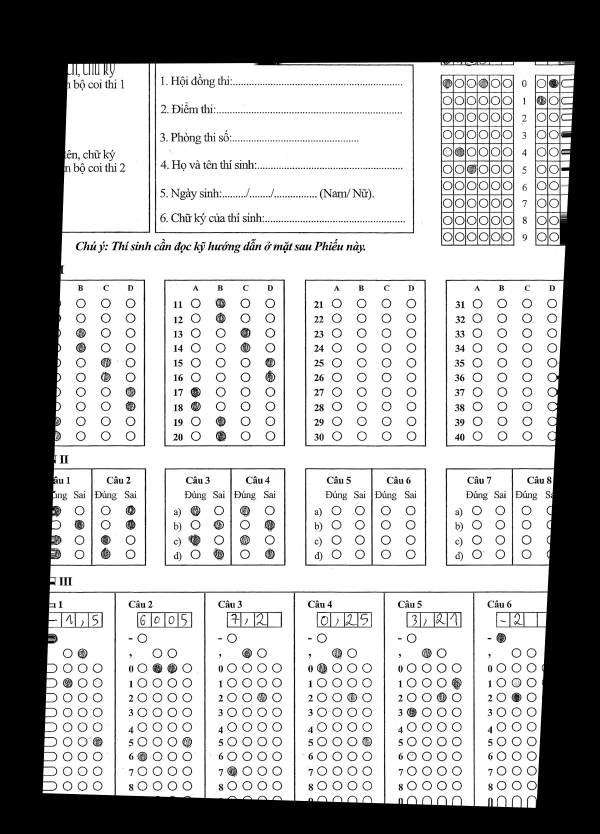
#> input picture anh/aligned_2025-02-28_67c1618d6e062_image1_thptthongnhata.jpg, 1800 x 2500 px (shown at 1/3 size)
$ python calibrate.py anh/aligned_2025-02-28_67c1618d6e062_image1_thptthongnhata.jpg
#> lines starting #> are read from the running program, lines starting #| are printed output that depends on the picture; after the words box and inside, x2 and y2 are one past the last pixel; in counts of white or black regions, pixels touching at a corner belong together
### core/preprocessor.py
"""
Module tiền xử lý ảnh phiếu trắc nghiệm.
Pipeline: Grayscale → CLAHE → GaussianBlur → AdaptiveThreshold / Canny
"""
import cv2
import numpy as np


def load_image(path):
    """Đọc ảnh từ đường dẫn, hỗ trợ đường dẫn Unicode."""
    data = np.fromfile(path, dtype=np.uint8)
    img = cv2.imdecode(data, cv2.IMREAD_COLOR)
    if img is None:
        raise ValueError(f"Không thể đọc ảnh: {path}")
    return img


def to_grayscale(img):
    if len(img.shape) == 2:
        return img
    return cv2.cvtColor(img, cv2.COLOR_BGR2GRAY)


def enhance_contrast(gray, clip_limit=2.0, tile_size=(8, 8)):
    """CLAHE - cân bằng tương phản cục bộ, tốt hơn histogram equalization."""
    clahe = cv2.createCLAHE(clipLimit=clip_limit, tileGridSize=tile_size)
    return clahe.apply(gray)


def denoise(gray, kernel_size=(5, 5)):
    """Gaussian blur để khử nhiễu."""
    return cv2.GaussianBlur(gray, kernel_size, 0)


def to_binary(gray, block_size=11, c=2):
    """Adaptive threshold - ngưỡng hóa thích ứng, xử lý ánh sáng không đều."""
    return cv2.adaptiveThreshold(
        gray, 255, cv2.ADAPTIVE_THRESH_GAUSSIAN_C,
        cv2.THRESH_BINARY_INV, block_size, c
    )


def get_edges(gray, low=50, high=150):
    """Canny Edge Detection - làm nổi bật đường viền."""
    return cv2.Canny(gray, low, high)


def preprocess(img, config=None):
    """Pipeline tiền xử lý đầy đủ: Gray → CLAHE → Blur → trả về ảnh gray đã xử lý."""
    cfg = config.get("preprocessing", {}) if config else {}

    gray = to_grayscale(img)

    clip = cfg.get("clahe_clip_limit", 2.0)
    tile = tuple(cfg.get("clahe_tile_size", [8, 8]))
    enhanced = enhance_contrast(gray, clip, tile)

    kernel = tuple(cfg.get("gaussian_kernel", [5, 5]))
    blurred = denoise(enhanced, kernel)

    return blurred


def preprocess_to_binary(img, config=None):
    """Pipeline đầy đủ đến binary: dùng cho bubble detection."""
    cfg = config.get("preprocessing", {}) if config else {}
    gray = preprocess(img, config)
    block = cfg.get("adaptive_block_size", 11)
    c = cfg.get("adaptive_c", 2)
    return to_binary(gray, block, c)


# [7 lines left out: function preprocess_to_edges, not called in this run]

### core/detector.py
"""
Module phát hiện phiếu trắc nghiệm và biến đổi phối cảnh.
Workflow: Tìm corner markers / contour lớn nhất → Warp Perspective → Deskew → Ảnh phẳng chuẩn
"""
import cv2
import numpy as np


def order_points(pts):
    """Sắp xếp 4 điểm theo thứ tự: top-left, top-right, bottom-right, bottom-left."""
    rect = np.zeros((4, 2), dtype=np.float32)
    s = pts.sum(axis=1)
    rect[0] = pts[np.argmin(s)]      # top-left: x+y nhỏ nhất
    rect[2] = pts[np.argmax(s)]      # bottom-right: x+y lớn nhất
    diff = np.diff(pts, axis=1)
    rect[1] = pts[np.argmin(diff)]   # top-right: y-x nhỏ nhất
    rect[3] = pts[np.argmax(diff)]   # bottom-left: y-x lớn nhất
    return rect


# [127 lines left out: functions _validate_quad, find_corner_markers, find_sheet_contour, not called in this run]


def find_sheet_by_ink(img):
    """
    Tìm vùng phiếu dựa trên toàn bộ pixel mực (nội dung in).
    Dùng Otsu threshold → morphological close → minAreaRect trên tất cả non-zero pixels.
    Phương pháp robust hơn marker detection vì không phụ thuộc vào marker cụ thể.
    """
    gray = cv2.cvtColor(img, cv2.COLOR_BGR2GRAY) if len(img.shape) == 3 else img

    # Otsu threshold (đảo: mực đen = trắng)
    _, thresh = cv2.threshold(gray, 0, 255, cv2.THRESH_BINARY_INV + cv2.THRESH_OTSU)

    # Morphological close để nối các vùng in gần nhau
    kernel = cv2.getStructuringElement(cv2.MORPH_RECT, (30, 30))
    closed = cv2.morphologyEx(thresh, cv2.MORPH_CLOSE, kernel)

    # Tìm tất cả pixel non-zero
    points = cv2.findNonZero(closed)
    if points is None or len(points) < 1000:
        return None

    # minAreaRect cho bounding box xoay tối ưu
    rect = cv2.minAreaRect(points)
    box = cv2.boxPoints(rect)
    pts = order_points(box.astype(np.float32))

    # Validate
    h_img, w_img = gray.shape[:2]
    area = cv2.contourArea(pts)
    if area < h_img * w_img * 0.15:
        return None

    return pts


def find_corners(img, binary, config=None):
    """
    Tìm 4 góc phiếu - thử nhiều phương pháp theo thứ tự ưu tiên:
    1. Ink-based detection (dùng toàn bộ nội dung in để tìm vùng phiếu)
    2. Corner markers (nếu phiếu có 4 hình vuông đen ở 4 góc)
    3. Contour fallback (tìm contour hình chữ nhật lớn nhất)

    Ưu tiên ink-based để giảm lỗi bám nhầm marker ở mép giấy
    (dễ gây crop lệch và sinh mép đen sau warp).
    """
    # Phương pháp 1: Ink-based (robust nhất cho phiếu quét)
    corners = find_sheet_by_ink(img)
    if corners is not None:
        return corners, "ink"

    # Phương pháp 2: Corner markers
    corners = find_corner_markers(binary, config)
    if corners is not None:
        return corners, "markers"

    # Phương pháp 3: Contour fallback
    gray = cv2.cvtColor(img, cv2.COLOR_BGR2GRAY) if len(img.shape) == 3 else img
    corners = find_sheet_contour(gray)
    return corners, "contour"


def warp_perspective(img, corners, target_w, target_h, return_matrix=False):
    """Biến đổi phối cảnh - trải phẳng phiếu về kích thước chuẩn."""
    dst = np.float32([
        [0, 0],
        [target_w - 1, 0],
        [target_w - 1, target_h - 1],
        [0, target_h - 1]
    ])
    matrix = cv2.getPerspectiveTransform(corners.astype(np.float32), dst)
    warped = cv2.warpPerspective(img, matrix, (target_w, target_h))
    if return_matrix:
        return warped, matrix
    return warped


# [85 lines left out: function deskew, not called in this run]


class TemplateAligner:
    """
    Căn chỉnh ảnh đã warp về tọa độ chuẩn bằng ORB feature matching với template.
    Singleton - chỉ load template 1 lần.
    """
    _instance = None

    # [135 lines left out: functions __new__, _init_template, align, align_to_template, not called in this run]

### core/visualizer.py
"""
Module vẽ kết quả nhận diện lên ảnh phiếu.
Đánh dấu các bubble đã phát hiện với màu sắc:
  - Xanh lá: đáp án đã chọn
  - Đỏ: lỗi (tô nhiều đáp án)
  - Vàng: cảnh báo
"""
import cv2
import numpy as np
from .extractor import get_bubble_rect, compute_fill_ratio


COLOR_FILLED = (0, 200, 0)      # Xanh lá - đã tô
COLOR_ERROR = (0, 0, 255)       # Đỏ - lỗi
COLOR_EMPTY = (200, 200, 200)   # Xám - trống
COLOR_TEXT = (0, 0, 200)        # Đỏ đậm cho text
COLOR_GRID = (180, 180, 180)    # Xám nhạt cho grid
MARK_RADIUS_DEFAULT = 1.0
TF_MARK_RADIUS_SCALE = 0.72


# [317 lines left out: functions draw_bubble_grid, _mark_bubble, _get_tf_filled, _row_marks_from_text, _draw_id_marks_grid, visualize_results and 2 more, not called in this run]


def create_debug_image(warped, binary, config):
    """
    Tạo ảnh debug hiển thị tất cả các vùng và grid.
    Hữu ích cho việc calibrate tọa độ.
    """
    debug = warped.copy()
    h, w = debug.shape[:2]
    regions = config["regions"]

    # Vẽ viền các vùng
    for name, color in [("sbd", (255, 0, 0)), ("mdt", (0, 255, 0))]:
        r = regions[name]
        x1, y1 = int(r["x1"]*w), int(r["y1"]*h)
        x2, y2 = int(r["x2"]*w), int(r["y2"]*h)
        cv2.rectangle(debug, (x1, y1), (x2, y2), color, 2)
        cv2.putText(debug, name.upper(), (x1, y1-5),
                    cv2.FONT_HERSHEY_SIMPLEX, 0.6, color, 2)

    for section, color in [("fc", (0, 0, 255)), ("tf", (255, 128, 0))]:
        for i, group in enumerate(regions[section]["groups"]):
            x1, y1 = int(group["x1"]*w), int(group["y1"]*h)
            x2, y2 = int(group["x2"]*w), int(group["y2"]*h)
            cv2.rectangle(debug, (x1, y1), (x2, y2), color, 2)
            cv2.putText(debug, f"{section.upper()}_{i+1}", (x1, y1-5),
                        cv2.FONT_HERSHEY_SIMPLEX, 0.6, color, 2)

    for group in regions["dg"]["groups"]:
        x1, y1 = int(group["x1"]*w), int(group["y1"]*h)
        x2, y2 = int(group["x2"]*w), int(group["y2"]*h)
        cv2.rectangle(debug, (x1, y1), (x2, y2), (128, 0, 255), 2)
        cv2.putText(debug, f"DG_{group['question']}", (x1, y1-5),
                    cv2.FONT_HERSHEY_SIMPLEX, 0.5, (128, 0, 255), 2)

    return debug

### calibrate.py
"""
Công cụ Calibrate - Hiệu chỉnh tọa độ vùng trên phiếu trắc nghiệm.

Sử dụng:
    python calibrate.py <đường_dẫn_ảnh_mẫu>

Chức năng:
    1. Tải ảnh mẫu, tìm góc phiếu, warp về kích thước chuẩn
    2. Hiển thị ảnh đã warp với grid overlay
    3. Cho phép click để xem tọa độ % tại vị trí click
    4. Lưu config sau khi chỉnh sửa

Hướng dẫn:
    - Chạy script với ảnh mẫu (template hoặc phiếu thật)
    - Xem ảnh warp, di chuột để xem tọa độ %
    - Click chuột trái để in tọa độ % ra console
    - Ghi lại các tọa độ và cập nhật vào config.json
    - Nhấn 'q' để thoát, 'd' để bật/tắt debug grid, 's' để lưu ảnh debug
"""
import sys
import os
import json
import cv2
import numpy as np

sys.path.insert(0, os.path.dirname(os.path.abspath(__file__)))

from core.preprocessor import load_image, preprocess, preprocess_to_binary
from core.detector import find_corners, warp_perspective
from core.visualizer import create_debug_image


def load_config(path="config.json"):
    with open(path, "r", encoding="utf-8") as f:
        return json.load(f)


class Calibrator:
    def __init__(self, image_path, config_path="config.json"):
        self.config = load_config(config_path)
#> (reads config.json from the repository)
        self.config_path = config_path
        self.image_path = image_path
        self.show_grid = True
        self.click_points = []

        # Load & process
        self.img = load_image(image_path)
#> in load_image, img is the input picture: shape (2500, 1800, 3); min 0, max 255, mean 173.6
        binary = preprocess_to_binary(self.img, self.config)
#> in to_binary, `return cv2.adaptiveThreshold( gray, 255, cv2.ADAPTIVE_THRESH_GAUSSIAN_..`:
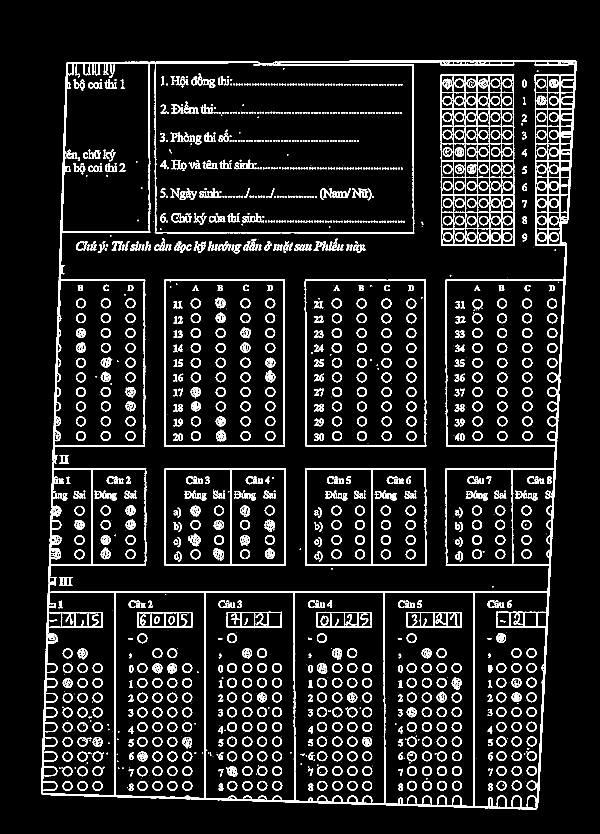
#> returned value: shape (2500, 1800) (shown at 1/3 size); 8.8% white; 1720 white regions (341 under 20 px), largest, box (x1, y1, x2, y2) and area: (123, 180, 1729, 2429) 112136, (1322, 223, 1544, 738) 19217, (914, 838, 1279, 1340) 6490
        corners, method = find_corners(self.img, binary, self.config)
#> in find_sheet_by_ink, `_, thresh = cv2.threshold(gray, 0, 255, cv2.THRESH_BINARY_INV + cv2.TH..`:
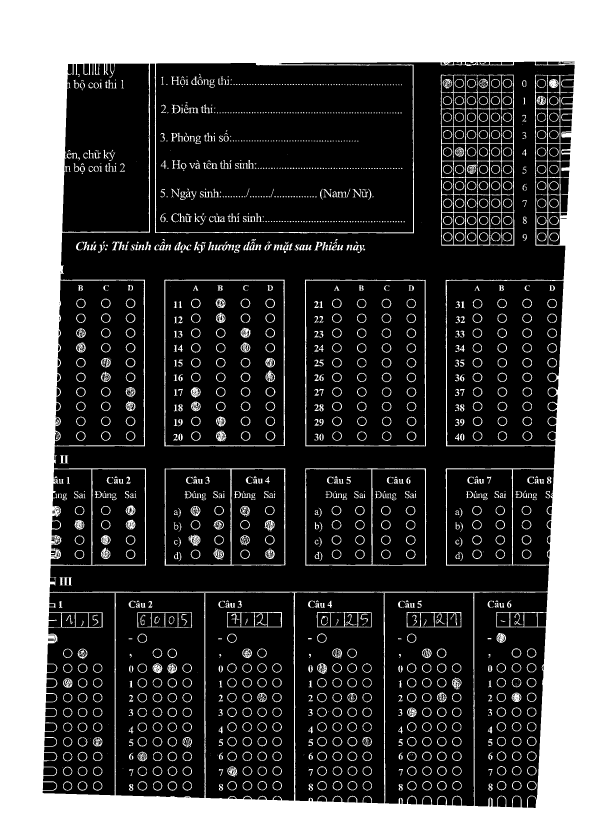
#> thresh: shape (2500, 1800) (shown at 1/3 size); 31.9% white; 1620 white regions (633 under 20 px), largest, box (x1, y1, x2, y2) and area: (0, 0, 1800, 2500) 1235135, (1322, 224, 1543, 737) 12792, (493, 839, 855, 1339) 5290
#> in find_sheet_by_ink, `closed = cv2.morphologyEx(thresh, cv2.MORPH_CLOSE, kernel)`:
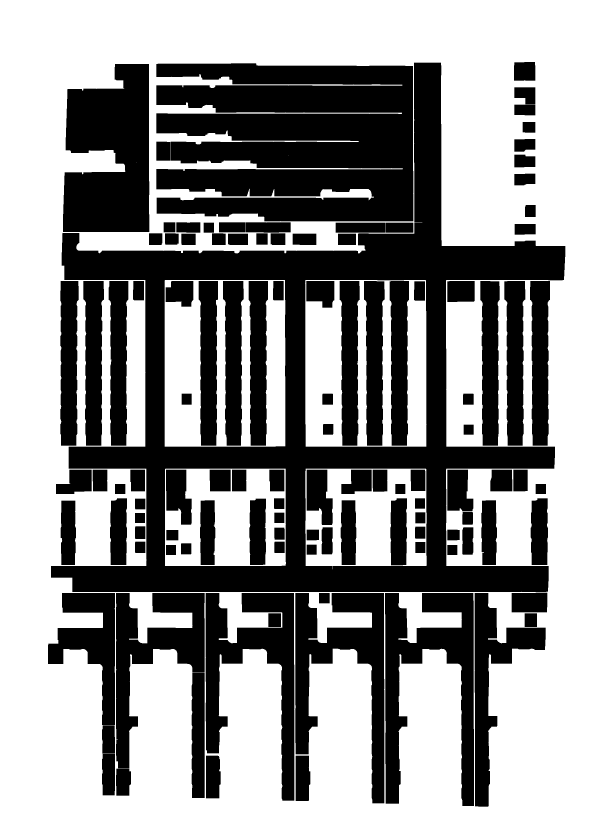
#> closed: shape (2500, 1800) (shown at 1/3 size); 57.9% white; 115 black regions, largest, box (x1, y1, x2, y2) and area: (153, 188, 1696, 1776) 545153, (469, 190, 1240, 664) 314629, (189, 192, 448, 696) 105107
#> in find_sheet_by_ink, `points = cv2.findNonZero(closed)`: points = contour of 2604495 points, box (x1, y1, x2, y2) (0, 0, 1800, 2500), area 0
#> in find_sheet_by_ink, `rect = cv2.minAreaRect(points)`: rect = ((899.5, 1249.5), (2499, 1799), -90)
#> in find_sheet_by_ink, `box = cv2.boxPoints(rect)`: box = [[1799, 2499], [-7.65e-14, 2499], [0, 0], [1799, 0]]
#> in order_points, `s = pts.sum(axis=1)`: s = [4298, 2499, 0, 1799]
#> in order_points, `diff = np.diff(pts, axis=1)`: diff = [700, 2499, 0, -1799]
#> in find_sheet_by_ink, `pts = order_points(box.astype(np.float32))`: pts = [[0, 0], [1799, 0], [1799, 2499], [-7.65e-14, 2499]]
#> in find_sheet_by_ink, `area = cv2.contourArea(pts)`: area = 4495701
#> in find_corners, `corners = find_sheet_by_ink(img)`: corners has the same summary as pts in find_sheet_by_ink
#> corners has the same summary as pts in find_sheet_by_ink; method = 'ink'
        print(f"Phương pháp phát hiện góc: {method}")
#| Phương pháp phát hiện góc: ink

        warp_w = self.config.get("warp_width", 1800)
        warp_h = self.config.get("warp_height", 2500)
        self.warped = warp_perspective(self.img, corners, warp_w, warp_h)
#> in warp_perspective, `matrix = cv2.getPerspectiveTransform(corners.astype(np.float32), dst)`: matrix = [[1, 3.06e-17, 0], [0, 1, 0], [0, 1.7e-20, 1]]
        self.warp_h, self.warp_w = self.warped.shape[:2]
#> self.warp_h = 2500; self.warp_w = 1800

        print(f"Kích thước warp: {self.warp_w} x {self.warp_h}")
#| Kích thước warp: 1800 x 2500
        print(f"\nHướng dẫn:")
        print(f"  - Click chuột trái: In tọa độ %")
        print(f"  - Phím 'd': Bật/tắt debug grid")
        print(f"  - Phím 's': Lưu ảnh debug")
        print(f"  - Phím 'q' / ESC: Thoát")

    def mouse_callback(self, event, x, y, flags, param):
        if event == cv2.EVENT_MOUSEMOVE:
            x_pct = x / self.warp_w
            y_pct = y / self.warp_h
            display = self.get_display()
            info = f"({x_pct:.3f}, {y_pct:.3f}) | px({x}, {y})"
            cv2.putText(display, info, (10, self.warp_h - 20),
                        cv2.FONT_HERSHEY_SIMPLEX, 0.7, (0, 255, 0), 2)
            # Vẽ crosshair
            cv2.line(display, (x, 0), (x, self.warp_h), (0, 255, 0), 1)
            cv2.line(display, (0, y), (self.warp_w, y), (0, 255, 0), 1)
            cv2.imshow("Calibrate", display)

        elif event == cv2.EVENT_LBUTTONDOWN:
            x_pct = x / self.warp_w
            y_pct = y / self.warp_h
            self.click_points.append((x_pct, y_pct))
            point_num = len(self.click_points)
            print(f"  Điểm {point_num}: x={x_pct:.4f}, y={y_pct:.4f}  (px: {x}, {y})")

            if point_num % 2 == 0:
                p1 = self.click_points[-2]
                p2 = self.click_points[-1]
                print(f"  → Vùng: x1={p1[0]:.4f}, y1={p1[1]:.4f}, "
                      f"x2={p2[0]:.4f}, y2={p2[1]:.4f}")

    def get_display(self):
        if self.show_grid:
            warped_binary = preprocess_to_binary(self.warped, self.config)
            return create_debug_image(self.warped, warped_binary, self.config)
#> after the loop in create_debug_image, `for section, color in [("fc", (0, 0, 255)), ("tf", (255, 128, 0))]:`:
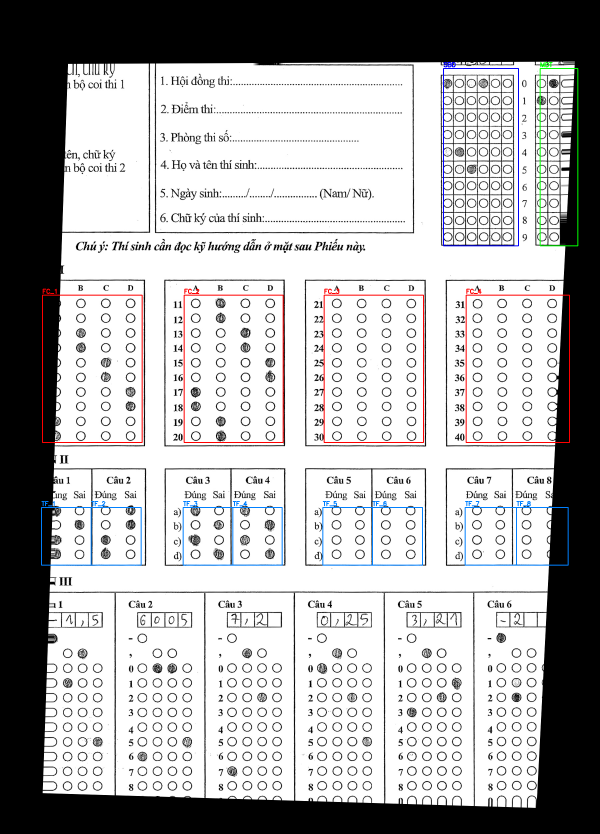
#> debug: shape (2500, 1800, 3) (shown at 1/3 size); mean B, G, R 173, 172.5, 172.9
#> after the loop in create_debug_image, `for group in regions["dg"]["groups"]:`:
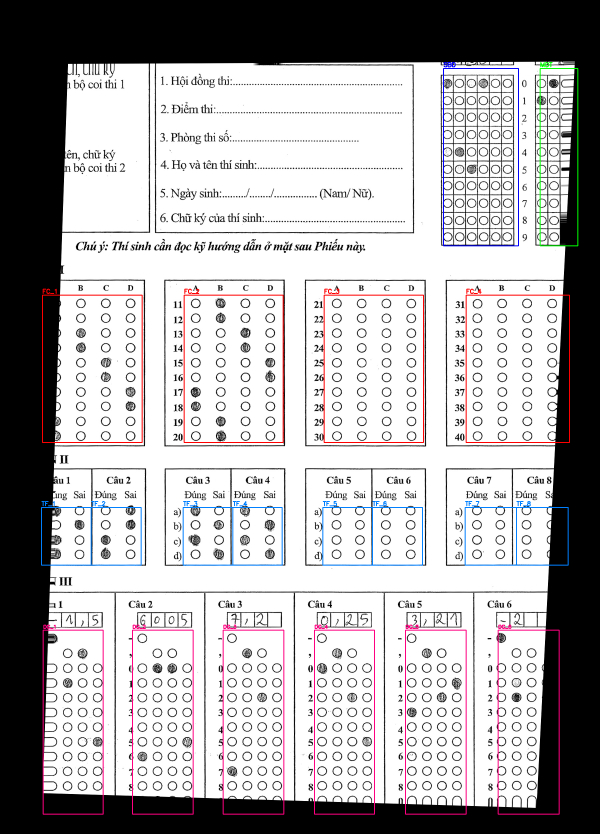
#> debug: shape (2500, 1800, 3) (shown at 1/3 size); mean B, G, R 172.7, 171.4, 173.4
        return self.warped.copy()

    def run(self):
        cv2.namedWindow("Calibrate", cv2.WINDOW_NORMAL)
        cv2.resizeWindow("Calibrate", 900, 1250)
        cv2.setMouseCallback("Calibrate", self.mouse_callback)

        display = self.get_display()
        cv2.imshow("Calibrate", display)

        while True:
            key = cv2.waitKey(50) & 0xFF
#> (key q is pressed here)
            if key == ord('q') or key == 27:
                break
            elif key == ord('d'):
                self.show_grid = not self.show_grid
                display = self.get_display()
                cv2.imshow("Calibrate", display)
                print(f"Debug grid: {'ON' if self.show_grid else 'OFF'}")
            elif key == ord('s'):
                out_path = "calibrate_debug.jpg"
                cv2.imwrite(out_path, self.get_display())
                print(f"Ảnh debug đã lưu: {out_path}")

        cv2.destroyAllWindows()

        if self.click_points:
            print(f"\nTất cả các điểm đã click ({len(self.click_points)}):")
            for i, (xp, yp) in enumerate(self.click_points, 1):
                print(f"  {i}. x={xp:.4f}, y={yp:.4f}")


if __name__ == "__main__":
    if len(sys.argv) < 2:
        print("Sử dụng: python calibrate.py <đường_dẫn_ảnh>")
        print("Ví dụ:   python calibrate.py anh/sample_image/PhieuTracNghiepTHPT2025.png")
        sys.exit(1)

    image_path = sys.argv[1]
    if not os.path.isfile(image_path):
        print(f"Không tìm thấy file: {image_path}")
        sys.exit(1)

    cal = Calibrator(image_path)
    cal.run()
